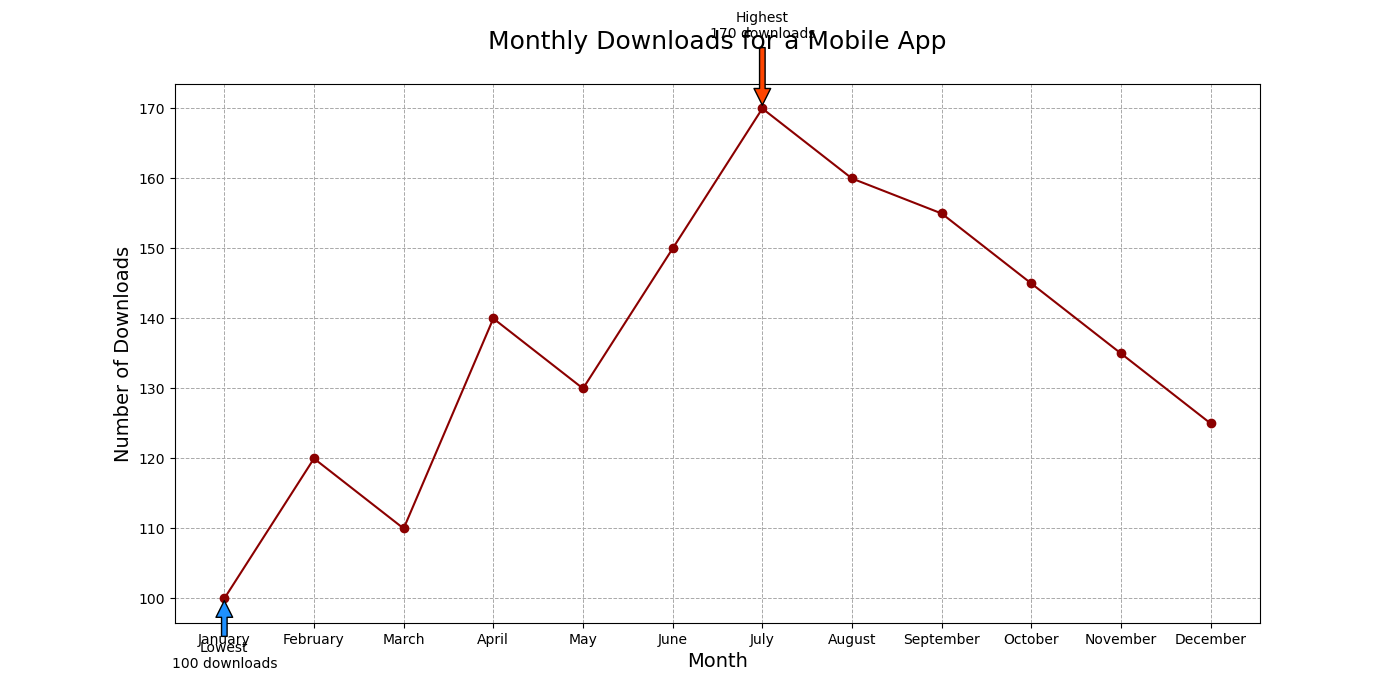

Here is the Python script that generated this plot:

import matplotlib.pyplot as plt

# Data points
months = ["January", "February", "March", "April", "May", "June",
          "July", "August", "September", "October", "November", "December"]
downloads = [100, 120, 110, 140, 130, 150, 170, 160, 155, 145, 135, 125]

# Creating the line chart
plt.figure(figsize=(14, 7))

plt.plot(months, downloads, color="#8B0000", marker='o')

# Annotating the highest and lowest downloads
plt.annotate('Highest\n170 downloads', xy=("July", 170), xytext=("July", 180),
             arrowprops=dict(facecolor='#FF4500', shrink=0.05), ha='center')
plt.annotate('Lowest\n100 downloads', xy=("January", 100), xytext=("January", 90),
             arrowprops=dict(facecolor='#1E90FF', shrink=0.05), ha='center')

# Title and labels
plt.title("Monthly Downloads for a Mobile App", fontsize=18, pad=25)
plt.xlabel("Month", fontsize=14)
plt.ylabel("Number of Downloads", fontsize=14)

# Customizing the grid
plt.grid(True, which='major', linestyle='--', linewidth=0.7, color='#A9A9A9')

# Show the plot
plt.show()
